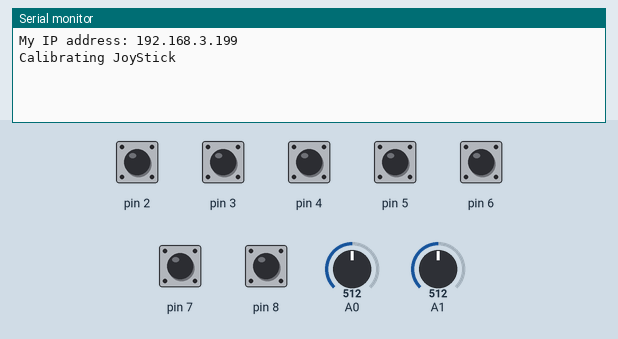
This program was run on a simulated Arduino Uno, built with avr-gcc and run on an emulated ATmega328P. On the bench: the last lines printed to the serial monitor. Inputs (shaded band) come from the test bench; at power-on: pin 2–8 HIGH, A0 = 512, A1 = 512. WiFi joins after 1.5 s; servers stay silent unless stated; uploads are accepted with an empty reply.

Above: at 3.2 s.
3.3 s: A0 set to 716
At 4.3 s:
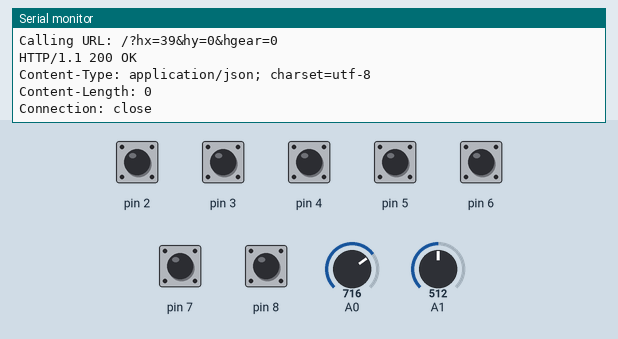
5.1 s: pin 6 pulled LOW for 0.15 s
At 5.3 s:
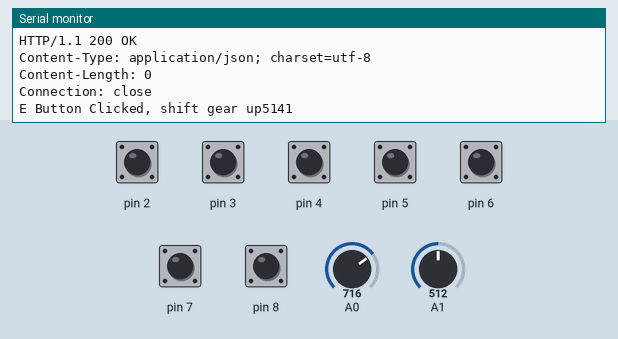
6.7 s: pin 7 pulled LOW for 0.15 s
At 6.9 s:
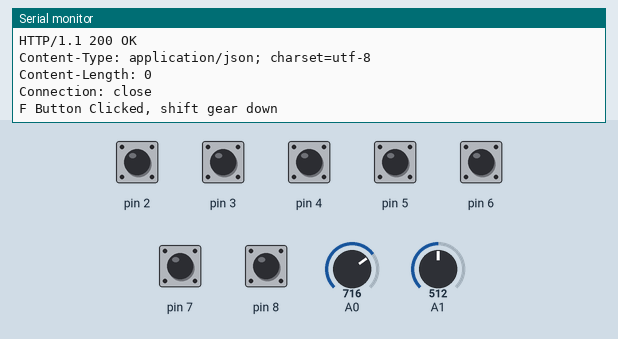
8.3 s: A1 set to 716
At 8.65 s:
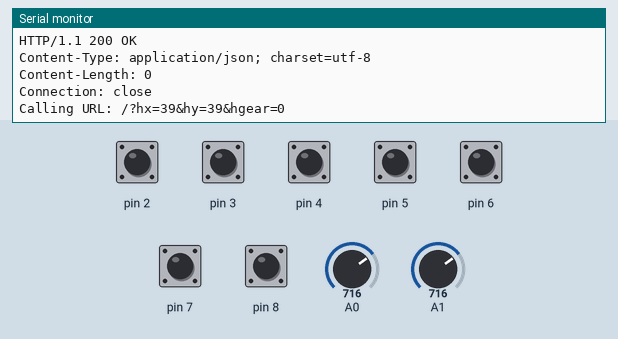
9.8 s: pin 6 pulled LOW for 1 s
At 10.14 s:
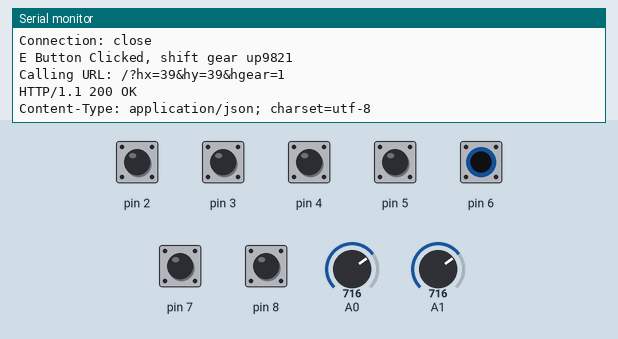
12.3 s: pin 7 pulled LOW for 1 s
At 12.64 s:
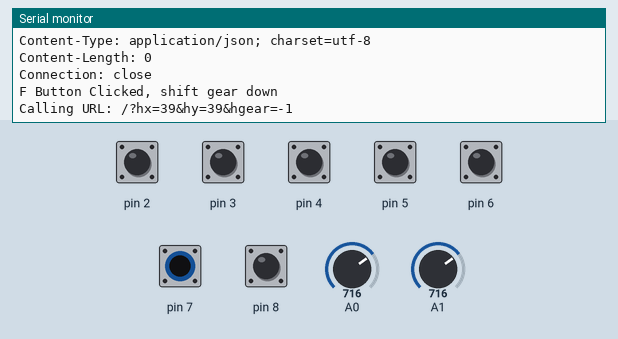
Timing chart, 0 to 15.3 s (numbered marks = the images above; inputs shaded):
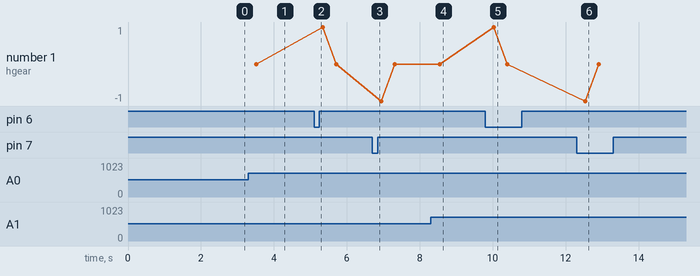

Measured:
- after the input at 3.3 s, the serial monitor: prints a new line after 0.21 s (image 1)
- after the input at 5.1 s, the serial monitor: prints a new line at once (image 2)
- after the input at 6.7 s, the serial monitor: prints a new line at once (image 3)
- after the input at 8.3 s, the serial monitor: prints a new line after 0.24 s (image 4)
- after the input at 9.8 s, the serial monitor: prints a new line at once (image 5)
- after the input at 12.3 s, the serial monitor: prints a new line at once (image 6)

The program:

main.cpp
```cpp
/*
 NIMAN SUB ROV - Remote control

 NimanRov is a project to build a Remotely Operated underwater Vehicle.
 This is the code which will run on the remote controller.

 */

#include "Arduino.h"
#include <SPI.h>
#include <Ethernet.h>

// ETHERNET SETUP
// Enter a MAC address for your controller below.
byte mac[] = { 0x90, 0xA2, 0xDA, 0x0E, 0xFE, 0x40 };

// set IP address of client
IPAddress ip(192,168,3,199);

// set IP address of server:
IPAddress server(192,168,3,3);

// Initialize the Ethernet client library
// with the IP address and port of the server
// that you want to connect to (port 80 is default for HTTP):
EthernetClient client;

/* Not used
unsigned long lastConnectionTime = 0;             // last time you connected to the server, in milliseconds
const unsigned long postingInterval = 10L * 1000L; // max delay between updates, in milliseconds
// the "L" is needed to use long type numbers
*/

#include <JoystickShield.h> // include JoystickShield Library
JoystickShield joystickShield; // create an instance of JoystickShield object

// running average for joystick values
bool RUNNINGAVERAGE = false;
const int numReadings = 5;
int readIndex = 0;
int readingsHX[numReadings];
int totalHX = 0;
int lastHX = 0;
int readingsHY[numReadings];
int totalHY = 0;
int lastHY = 0;
int lastHGear = 0;
int readingsVX[numReadings];
int totalVX = 0;
int lastVX = 0;
int readingsVY[numReadings];
int totalVY = 0;
int lastVY = 0;

// min delay between shifting gears up / down
const unsigned long gearShiftMinDelay = 1L * 1000L; // min delay between updates, in milliseconds
unsigned long lastGearShiftDown = 0;
unsigned long lastGearShiftUp = 0;

bool DEBUG = true;

void setup() {
  // put your setup code here, to run once:

  Serial.begin(115200);
  while (!Serial) {
    ; // wait for serial port to connect. Needed for native USB port only
  }

  // start the Ethernet connection:
  // congifure using IP address instead of DHCP:
  Ethernet.begin(mac, ip);
  // give the Ethernet shield a second to initialize:
  delay(1000);
  // print the Ethernet board/shield's IP address:
  Serial.print("My IP address: ");
  Serial.println(Ethernet.localIP());

  // new calibration function
  Serial.println("Calibrating JoyStick");
  joystickShield.calibrateJoystick();
  // predefined Joystick to Pins 0 and 1.
  // Change it if you are using a different shield
  // setJoystickPins(0, 1);
  delay(1000);
  // predefined buttons to the following pins.
  // change it if you are using a different shield.
  // setButtonPins(pinJoystickButton, pinUp, pinRight, pinDown, pinLeft, pinF, pinE);
  // to deactivate a button use a pin outside of the range of the arduino e.g. 255, but not above
  // setButtonPins(8, 2, 3, 4, 5, 7, 6);

}


// this method makes a HTTP connection to the server:
void httpRequest(int hx, int hy, int hgear) {
  /*Serial.print("x: ");
  Serial.print(hx);
  Serial.print(", y: ");
  Serial.println(hy);*/

  // close any connection before send a new request.
  // This will free the socket on the WiFi shield
  client.stop();

  // if there's a successful connection:
  if (client.connect(server, 80)) {
    // send the HTTP PUT request:
    String url = "/?hx=" + String(hx) + "&hy=" + String(hy) + "&hgear=" + String(hgear);
    Serial.println("Calling URL: " + url);
    client.println("GET " + url + " HTTP/1.0");
    client.println("User-Agent: nimanrov-remote");
    client.println("Connection: close");
    client.println();

  // if there's incoming data from the net connection.
  // send it out the serial port.  This is for debugging
  // purposes only:

  delay(50);
  if (DEBUG) {
    while (client.available()) {
      char c = client.read();
      Serial.write(c);
    }
  }

    // note the time that the connection was made:
//    lastConnectionTime = millis();
  } else {
    // if you couldn't make a connection:
    Serial.println("connection failed");
  }
}


void loop() {

  joystickShield.processEvents(); // process events

  int hx = 0;
  int hy = 0;
  int hgear = 0;
  if (RUNNINGAVERAGE) {
    totalHX = totalHX - readingsHX[readIndex];
    readingsHX[readIndex] = joystickShield.xAmplitude();
    totalHX = totalHX + readingsHX[readIndex];
    hx = totalHX/numReadings;

    totalHY = totalHY - readingsHY[readIndex];
    readingsHY[readIndex] = joystickShield.yAmplitude();
    totalHY = totalHY + readingsHY[readIndex];
    hy = totalHY/numReadings;

    readIndex = readIndex + 1;
    if (readIndex >= numReadings) {
      readIndex = 0;
    }

  } else {
    hx = joystickShield.xAmplitude();
    hy = joystickShield.yAmplitude();
  }

  // Shift gear up or down
  if (joystickShield.isEButton()) {
    if (millis() - lastGearShiftUp > gearShiftMinDelay) {
      if (DEBUG) {
        Serial.print(F("E Button Clicked, shift gear up"));
        Serial.println(millis());
      }
      hgear = 1;
      lastGearShiftUp = millis();
    }
  }
  if (joystickShield.isFButton()) {
    if (millis() - lastGearShiftDown > gearShiftMinDelay) {
      Serial.println("F Button Clicked, shift gear down") ;
      hgear = -1;
      lastGearShiftDown = millis();
    }
  }

  if (hx != lastHX || hy != lastHY || hgear != lastHGear) { // || millis() - lastConnectionTime > postingInterval) {
    httpRequest(hx, hy, hgear);
    lastHX=hx;
    lastHY=hy;
    lastHGear=hgear;
  } else {
    if (DEBUG) {
      //Serial.println("Coordinates did not change");
    }
  }
  delay(50);


/*
  // if ten seconds have passed since your last connection,
  // then connect again and send data:
  if (millis() - lastConnectionTime > postingInterval) {
    httpRequest();
  }
*/
}
```
